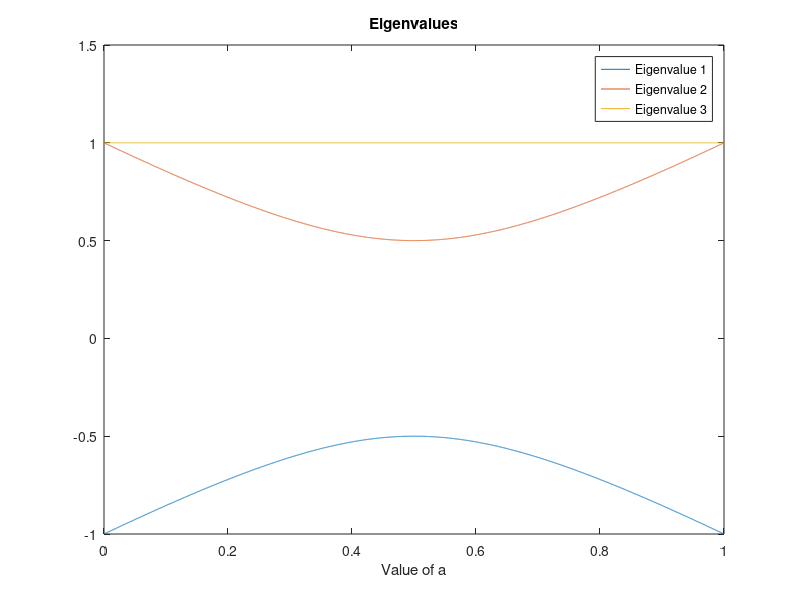
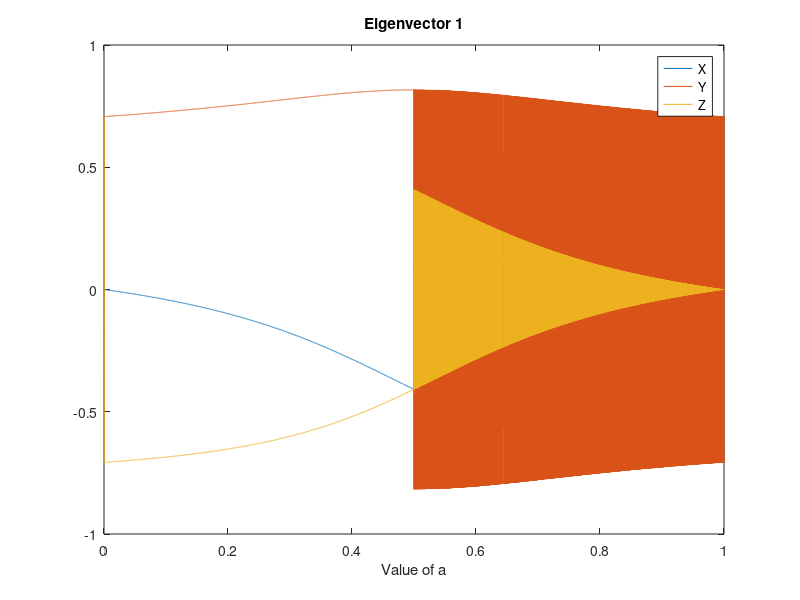
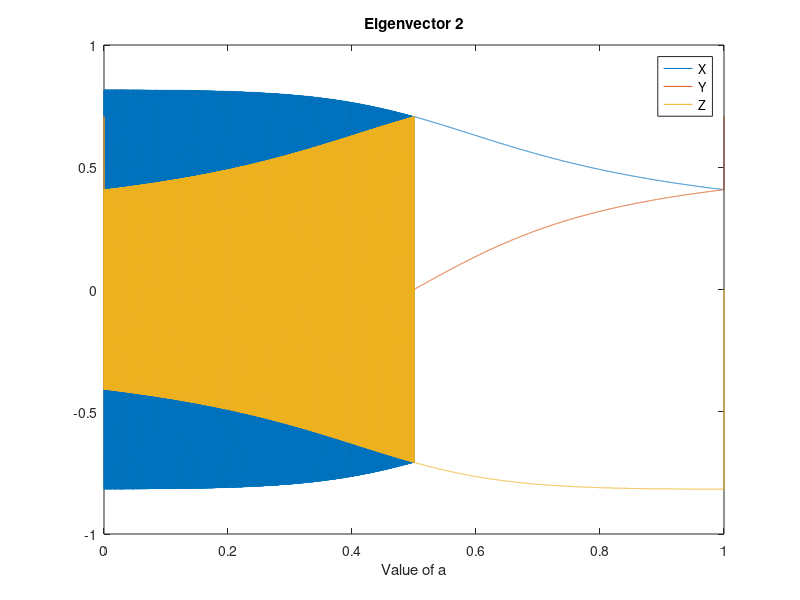
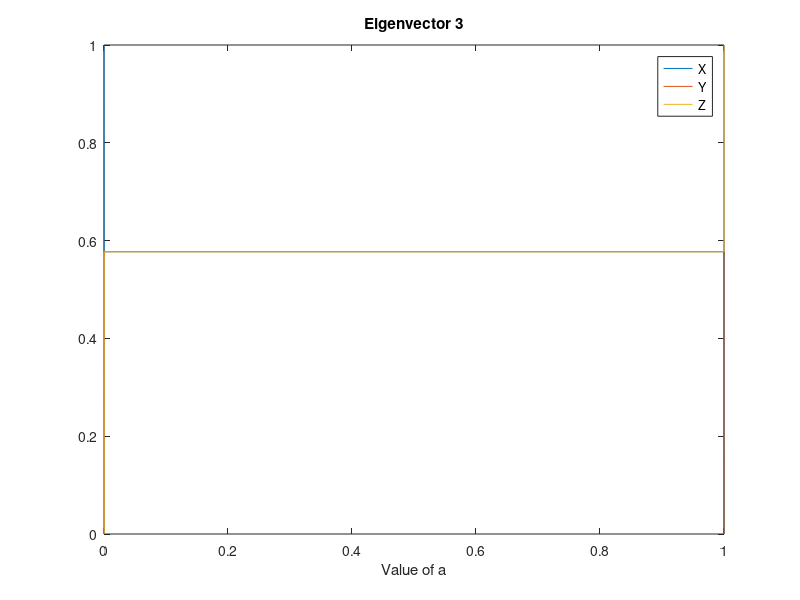

Write MATLAB code to recreate these figures, in order.
clear;
clc;
close all;

N = 10^4;

vals = [];
vec1 = [];
vec2 = [];
vec3 = [];

for a = linspace(0,1,N)

    P = [1-a, a, 0;
    a, 0, 1-a;
    0, 1-a, a];

    [V,D] = eig(P');

    vals = [vals;sum(D, 1)];
    vec1 = [vec1,V(:,1)];
    vec2 = [vec2,V(:,2)];
    vec3 = [vec3,V(:,3)];

end

figure;
plot(linspace(0,1,N),vals);
xlabel("Value of a");
legend("Eigenvalue 1","Eigenvalue 2","Eigenvalue 3")
title("Eigenvalues");

figure;
plot(linspace(0,1,N),vec1);
xlabel("Value of a");
legend("X","Y","Z")
title("Eigenvector 1");

figure;
plot(linspace(0,1,N),vec2);
xlabel("Value of a");
legend("X","Y","Z")
title("Eigenvector 2");

figure;
plot(linspace(0,1,N),vec3);
xlabel("Value of a");
legend("X","Y","Z")
title("Eigenvector 3");
